Frame 1 (no input): blank canvas, image omitted
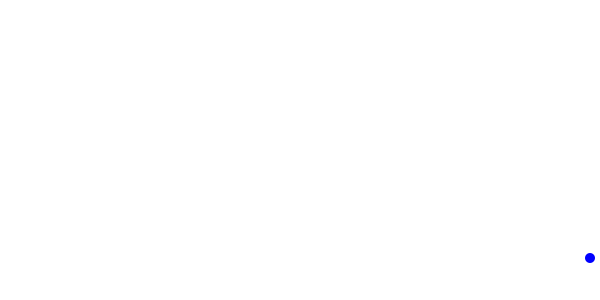
Frame 60 (the mouse pressed at the canvas centre just before this capture)
Frame 120 (the mouse held since frame 60 and released just before this capture): blank canvas, image omitted

The Processing sketch that drew this single still picture (run headless with seeded random() and noise(); from frame 60 on, the mouse is pressed at the canvas centre):

// Processing sketch: processing_66358
// ── processing_66358.pde

//adapted mainly from http://www.local-guru.net/processing/bouncingball/bouncingball.html
//Also: http://www.learningprocessing.com/examples/chapter-10/example-10-2/
//http://www.openprocessing.org/sketch/8493
//http://www.instructables.com/id/Control-a-RepStrap-RepRap-CNCCartesian-Bot-usi/step20/3D-Bouncing-Ball-Processing/
//
//


int x = 0;
int y = 0;
//speed of ball
int speedx = 10;
int speedy = 6;

  void setup() {
  size(600,300);
  smooth();
  frameRate(40);
}


void draw() {
  noStroke();
  fill(255);
  rect(0,0,600,300);
  stroke(0);

  fill(mouseX, mouseY, 255);
  noStroke();
  ellipse( x, y, 10, 10);
  println("R = " + mouseX + " G = " + mouseY + " B = 255");
  
  x += speedx;
  y += speedy;
  if (x > 600 || x < 0) {
   speedx = speedx * -1;
  }
  if (y > 300 || y < 0) {
    speedy = speedy * -1;
  } 
 
}
